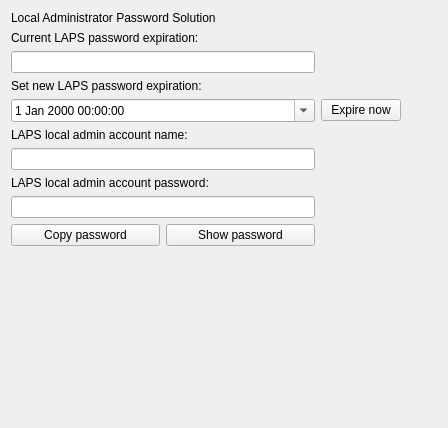
<?xml version="1.0" encoding="UTF-8"?>
<ui version="4.0">
 <class>LAPSV2Tab</class>
 <widget class="QWidget" name="LAPSV2Tab">
  <property name="geometry">
   <rect>
    <x>0</x>
    <y>0</y>
    <width>448</width>
    <height>428</height>
   </rect>
  </property>
  <property name="windowTitle">
   <string>Form</string>
  </property>
  <layout class="QGridLayout" name="gridLayout_2">
   <item row="0" column="1">
    <spacer name="horizontalSpacer">
     <property name="sizeHint" stdset="0">
      <size>
       <width>36</width>
       <height>268</height>
      </size>
     </property>
    </spacer>
   </item>
   <item row="0" column="0">
    <layout class="QGridLayout" name="gridLayout">
     <item row="5" column="0" colspan="2">
      <widget class="QLabel" name="admin_name_label">
       <property name="text">
        <string>LAPS local admin account name:</string>
       </property>
      </widget>
     </item>
     <item row="9" column="0">
      <widget class="QPushButton" name="copy_password_button">
       <property name="text">
        <string>Copy password</string>
       </property>
      </widget>
     </item>
     <item row="4" column="2">
      <widget class="QPushButton" name="expire_now_button">
       <property name="sizePolicy">
        <sizepolicy hsizetype="Minimum" vsizetype="Fixed">
         <horstretch>1</horstretch>
         <verstretch>0</verstretch>
        </sizepolicy>
       </property>
       <property name="text">
        <string>Expire now</string>
       </property>
      </widget>
     </item>
     <item row="2" column="0" colspan="2">
      <widget class="QLineEdit" name="current_password_expiration_lineedit">
       <property name="readOnly">
        <bool>true</bool>
       </property>
      </widget>
     </item>
     <item row="8" column="0" colspan="2">
      <widget class="QLineEdit" name="admin_password_lineedit">
       <property name="echoMode">
        <enum>QLineEdit::Normal</enum>
       </property>
       <property name="readOnly">
        <bool>true</bool>
       </property>
      </widget>
     </item>
     <item row="10" column="1">
      <spacer name="verticalSpacer">
       <property name="orientation">
        <enum>Qt::Vertical</enum>
       </property>
       <property name="sizeHint" stdset="0">
        <size>
         <width>20</width>
         <height>40</height>
        </size>
       </property>
      </spacer>
     </item>
     <item row="7" column="0" colspan="2">
      <widget class="QLabel" name="admin_password_label">
       <property name="text">
        <string>LAPS local admin account password:</string>
       </property>
      </widget>
     </item>
     <item row="0" column="0" colspan="2">
      <widget class="QLabel" name="laps_label">
       <property name="text">
        <string>Local Administrator Password Solution</string>
       </property>
      </widget>
     </item>
     <item row="4" column="0" colspan="2">
      <widget class="QDateTimeEdit" name="expiration_datetimeedit">
       <property name="sizePolicy">
        <sizepolicy hsizetype="Minimum" vsizetype="Fixed">
         <horstretch>2</horstretch>
         <verstretch>0</verstretch>
        </sizepolicy>
       </property>
       <property name="calendarPopup">
        <bool>true</bool>
       </property>
      </widget>
     </item>
     <item row="9" column="1">
      <widget class="QPushButton" name="show_password_button">
       <property name="text">
        <string>Show password</string>
       </property>
       <property name="checkable">
        <bool>true</bool>
       </property>
       <property name="checked">
        <bool>false</bool>
       </property>
      </widget>
     </item>
     <item row="1" column="0" colspan="2">
      <widget class="QLabel" name="password_expitation_label">
       <property name="text">
        <string>Current LAPS password expiration:</string>
       </property>
      </widget>
     </item>
     <item row="3" column="0" colspan="2">
      <widget class="QLabel" name="set_new_password_expiration_label">
       <property name="text">
        <string>Set new LAPS password expiration:</string>
       </property>
      </widget>
     </item>
     <item row="6" column="0" colspan="2">
      <widget class="QLineEdit" name="admin_name_lineedit">
       <property name="readOnly">
        <bool>true</bool>
       </property>
      </widget>
     </item>
    </layout>
   </item>
  </layout>
 </widget>
 <resources/>
 <connections/>
</ui>
